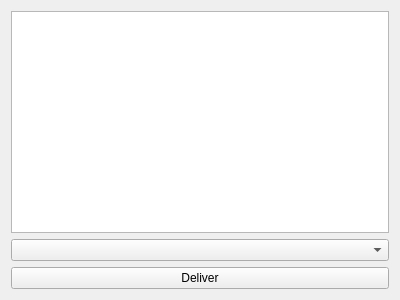
<?xml version="1.0" encoding="UTF-8"?>
<ui version="4.0">
 <class>CourierGUI</class>
 <widget class="QWidget" name="CourierGUI">
  <property name="geometry">
   <rect>
    <x>0</x>
    <y>0</y>
    <width>400</width>
    <height>300</height>
   </rect>
  </property>
  <property name="windowTitle">
   <string>CourierGUI</string>
  </property>
  <layout class="QVBoxLayout" name="verticalLayout">
   <item>
    <widget class="QListWidget" name="packagesList"/>
   </item>
   <item>
    <widget class="QComboBox" name="comboBox"/>
   </item>
   <item>
    <widget class="QPushButton" name="deliverButton">
     <property name="text">
      <string>Deliver</string>
     </property>
    </widget>
   </item>
  </layout>
 </widget>
 <resources/>
 <connections/>
</ui>
